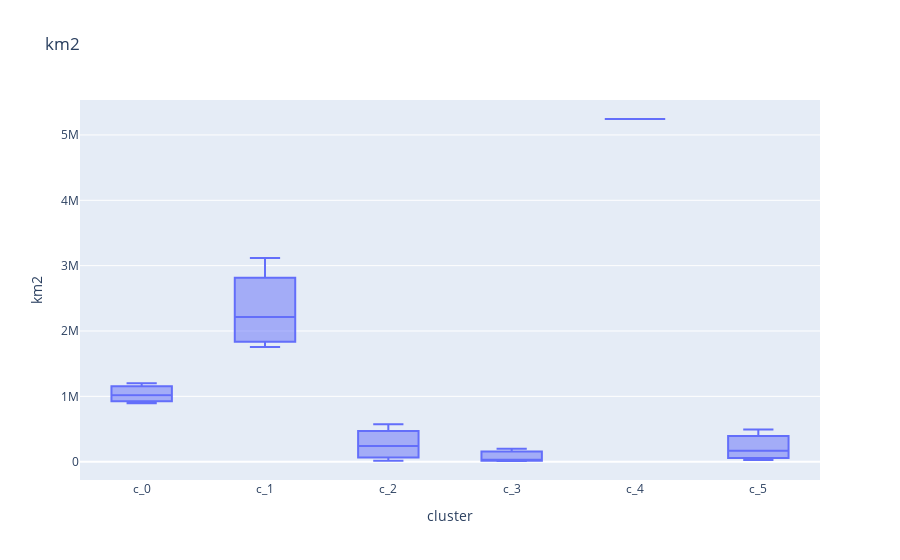

The code cell stored with this chart in its notebook:
### Code cell
for col in df.select_dtypes(np.number).columns.to_list():
    fig = px.box(df, x="cluster", y=col, title=col)
    fig.write_html(f".assets/graphs/boxplot_per_cluster_{col}.html")
    fig.show()

### Figure 1 — Plotly figure (JSON) as saved in the notebook; plotly's stock layout.template omitted (floating-point values rounded to 4 significant figures)
{"data": [{"alignmentgroup": "True", "hovertemplate": "cluster=%{x}<br>km2=%{y}<extra></extra>", "legendgroup": "", "marker": {"color": "#636efa"}, "name": "", "notched": false, "offsetgroup": "", "orientation": "v", "showlegend": false, "type": "box", "x": ["c_0", "c_0", "c_0", "c_1", "c_1", "c_1", "c_1", "c_2", "c_2", "c_2", "c_2", "c_2", "c_2", "c_3", "c_3", "c_3", "c_4", "c_5", "c_5", "c_5", "c_5", "c_5", "c_5", "c_5"], "x0": " ", "xaxis": "x", "y": [1015640, 1198680, 895760, 2511330, 1754640, 1920090, 3118100, 13360, 63480, 278340, 573400, 203760, 469490, 197600, 10590, 28530, 5244250, 350490, 166980, 492700, 27610, 143150, 406820, 26730], "y0": " ", "yaxis": "y"}], "layout": {"boxmode": "group", "legend": {"tracegroupgap": 0}, "title": {"text": "km2"}, "xaxis": {"anchor": "y", "domain": [0, 1], "title": {"text": "cluster"}}, "yaxis": {"anchor": "x", "domain": [0, 1], "title": {"text": "km2"}}}}
